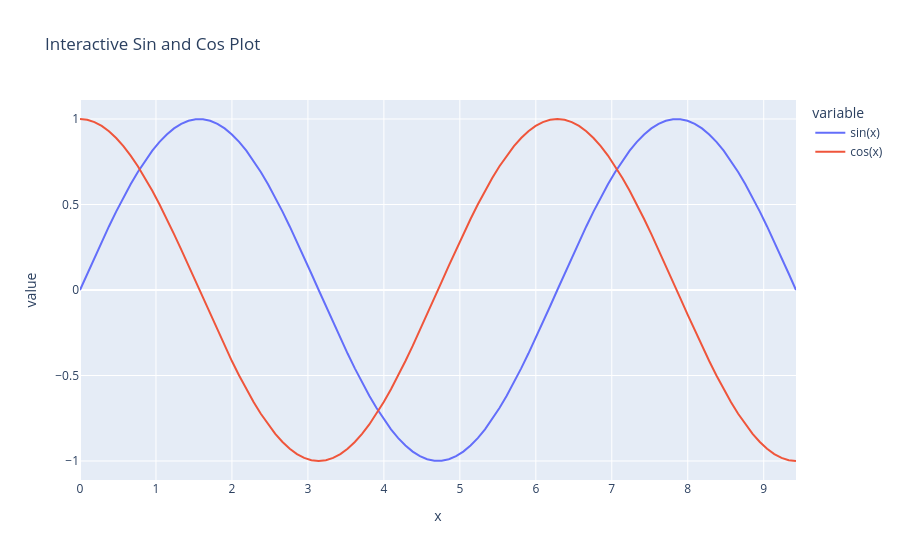

The cell this chart's notebook holds for it:
### Code cell
x = np.linspace(0, 3*np.pi, 100)
df = pd.DataFrame({
    'x': x,
    'sin(x)': np.sin(x),
    'cos(x)': np.cos(x)
    })

fig = px.line(df, x = 'x', y = ['sin(x)', 'cos(x)'], title = 'Interactive Sin and Cos Plot')
fig.show()
